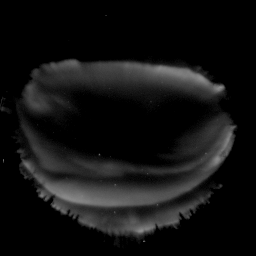
#> input picture data/original/FSIM2008.03.09.04.28.42.png, 256 x 256 px; its folder holds 4 pictures in this run
$ jupyter execute --allow-errors CRF_interactive.ipynb   (shell and % lines are left out)
#> lines starting #> are read from the running program, lines starting #| are printed output that depends on the picture
- To show GUI in Jupyter lab, need to install additional package.
  See https://qiita.com/hyt-sasaki/items/2a940cd7387c408988be.

```bash
jupyter labextension install @jupyter-widgets/jupyterlab-manager
```

- If you use JupyterNotebook run below.

```bash
jupyter nbextension enable --py widgetsnbextension
```

[cell 1]
import glob
import pandas as pd
import numpy as np
import matplotlib.pyplot as plt
from PIL import Image

from CRF import crf
from ipywidgets import interact,IntSlider,FloatSlider,BoundedIntText

### Get data

X: RGB image
Y: Binary segmentation mask

[cell 2]
X = np.array([np.array(Image.open(img_path).convert('RGB')) for img_path in sorted(glob.glob("data/original/*"))])
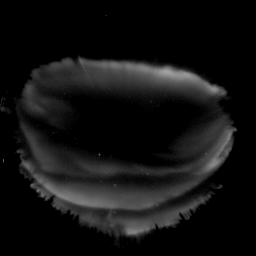
#> input picture data/original/FSIM2008.03.09.04.29.00.png, 256 x 256 px
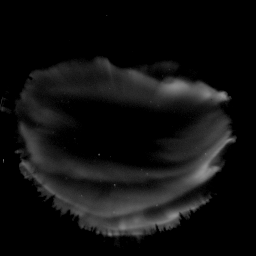
#> input picture data/original/FSIM2008.03.09.04.30.00.png, 256 x 256 px
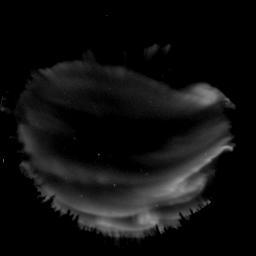
#> input picture data/original/FSIM2008.03.09.04.31.00.png, 256 x 256 px
Y = np.array([np.array(Image.open(img_path).convert('L')) for img_path in sorted(glob.glob("data/binary/*"))])

Y = np.where(Y<=0.5,0,255)
X.shape,Y.shape
#> Out = ((4, 256, 256, 3), (0,))
#> the sliders are set to image_number = 0, gt_prob = 0.8, n_inference = 5, gau_sxy = 3, gau_compat = 3, bil_sxy = 80, bil_srgb = 13, bil_compat = 10

### Make GUI

[cell 3]
gt_prob_slider = FloatSlider(value=0.8, min=0.1, max=1, step=0.05, description='gt_prob:')
gau_sxy_slider = IntSlider(value=3, min=1, max=100, step=1, description='gau_sxy:')
gau_compat_slider = IntSlider(value=3, min=1, max=10, step=1, description='gau_compat:')
bil_sxy_slider = IntSlider(value=80, min=1, max=100, step=1, description='bil_sxy:')
bil_srgb_slider = IntSlider(value=13, min=1, max=25, step=1, description='bil_srgb:')
bil_compat_slider = IntSlider(value=10, min=1, max=20, step=1, description='bil_compat:')
n_inference_slider = IntSlider(value=5, min=0, max=10, step=1, description='n_inference:')
image_number_text = BoundedIntText(value=0, min=0, max=len(X)-1, step=1, description='img num:',)

[cell 4]
def show_result(x,y,crfimage):

    plt.figure(figsize=(14,10))
    plt.subplot(131)
    plt.imshow(x)
    plt.title("origin")
    plt.axis("off")

    plt.subplot(132)
    plt.imshow(y,cmap="gray")
    plt.title("before crf")
    plt.axis("off")

    plt.subplot(133)
    plt.imshow(crfimage)
    plt.title("after crf")
    plt.axis("off")
    plt.show()

    return


def interactive_CRF(image_number, gt_prob, n_inference, gau_sxy, gau_compat, bil_sxy, bil_srgb, bil_compat):

#> called with image_number = 0, gt_prob = 0.8, n_inference = 5, gau_sxy = 3, gau_compat = 3, bil_sxy = 80, bil_srgb = 13, bil_compat = 10
    x=X[image_number]
    y=Y[image_number]

    try:
        crfimage = crf(x,y,gt_prob, n_inference, gau_sxy, gau_compat, bil_sxy, bil_srgb, bil_compat) # return a RGB image
        # return a RGB image
    except:
        crfimage = np.zeros(y.shape, dtype=np.uint8)

    show_result(x,y,crfimage)

    return
